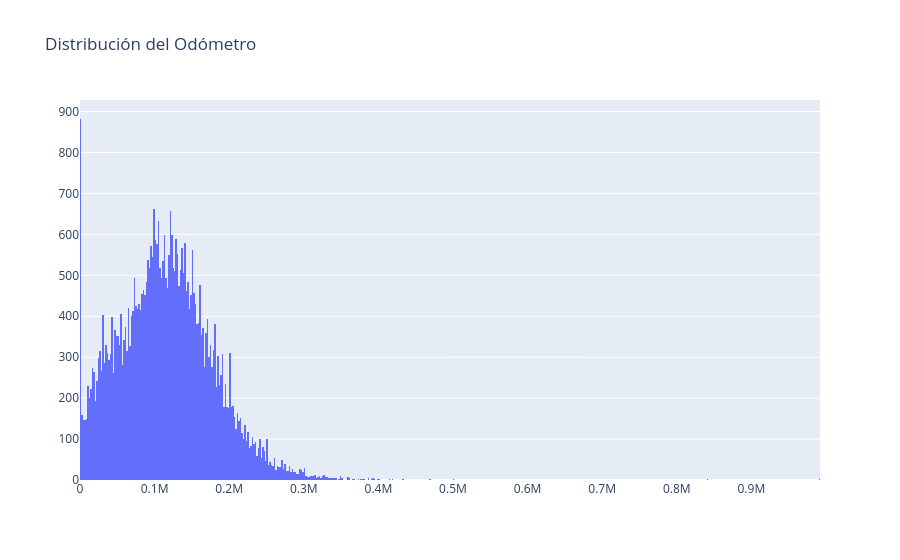

Source (notebook cell):
### Code cell
# Crear un histograma utilizando plotly.graph_objects
# Se crea una figura vacía y luego se añade un rastro de histograma
fig = go.Figure(data=[go.Histogram(x=car_data['odometer'])])

# Opcional: Puedes añadir un título al gráfico si lo deseas
fig.update_layout(title_text='Distribución del Odómetro')

# Mostrar el gráfico Plotly
fig.show()

### Figure 1 — Plotly figure (JSON) as saved in the notebook; plotly's stock layout.template omitted (floating-point values rounded to 4 significant figures; data arrays with more than 128 entries replaced by an {"elided": "..."} marker saying what was removed)
{"data": [{"type": "histogram", "x": {"elided": "43633 int values"}}], "layout": {"title": {"text": "Distribución del Odómetro"}}}
